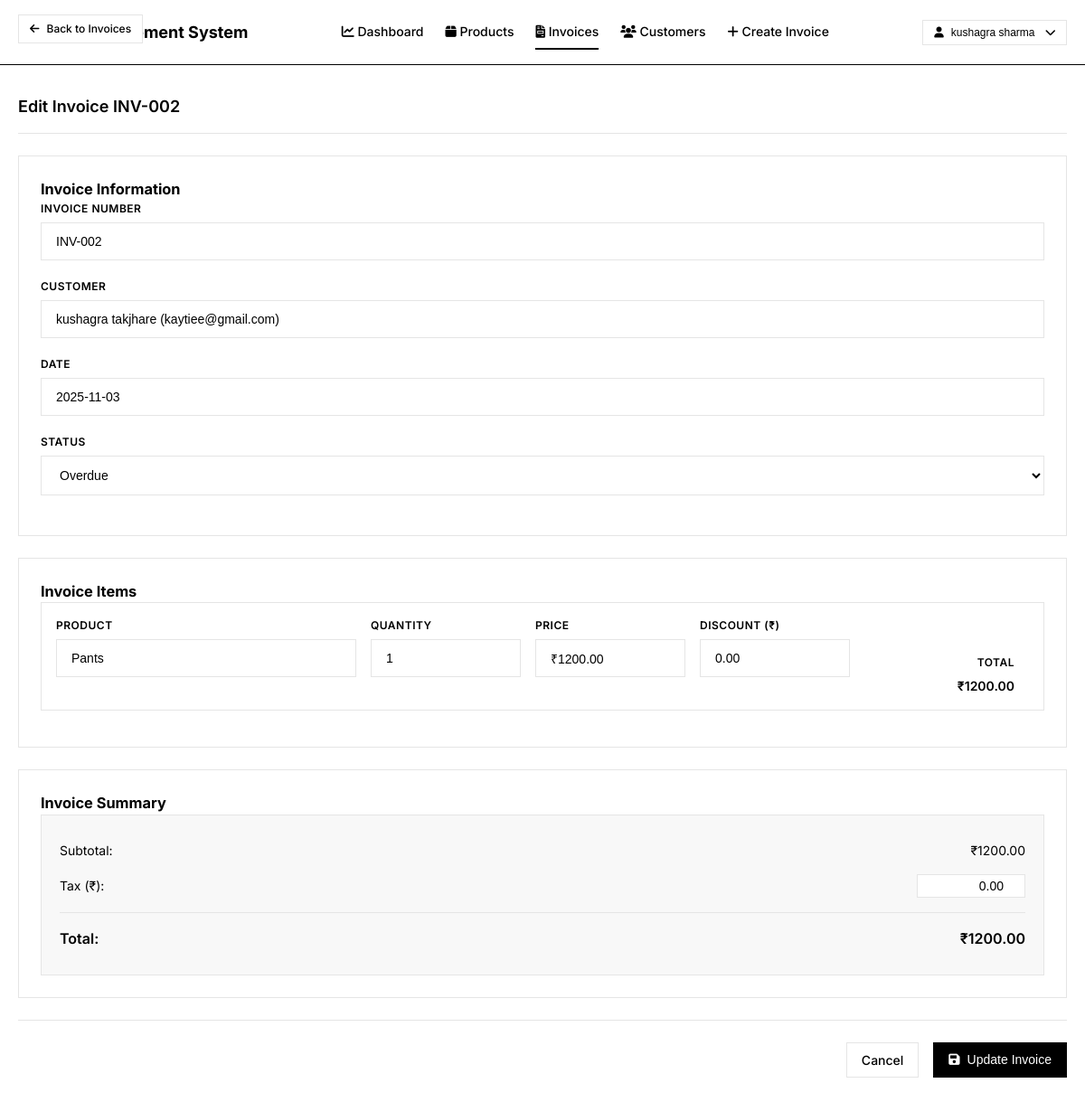
/seller/invoices/edit/INV-002 (signed in), run on the app's committed database.
### models.py (models this page shows, shortened)
class Invoice(db.Model):
    __tablename__ = 'invoices'
    invoice_no = db.Column(db.String(20), primary_key=True)  # INVOICE_NO
    invoice_datetime = db.Column(db.DateTime, nullable=False, default=datetime.utcnow)  # INVOICE_DATETIME
    status = db.Column(db.String(20), nullable=False, default='pending')  # STATUS
    tax = db.Column(db.Numeric(10, 2), nullable=False, default=0)  # TAX
    amount = db.Column(db.Numeric(10, 2), nullable=False)  # AMOUNT
    s_id = db.Column(db.String(10), db.ForeignKey('sellers.s_id'), nullable=False)  # S_ID (FK)
    c_id = db.Column(db.String(10), db.ForeignKey('customers.c_id'), nullable=False)  # C_ID (FK)
    invoice_items = db.relationship('InvoiceItem', backref='invoice', lazy=True, cascade='all, delete-orphan')
    @property
    def id(self):
        return self.invoice_no
    @property
    def date(self):
        return self.invoice_datetime.strftime('%Y-%m-%d')
    @property
    def customer_name(self):
        return self.customer.c_name
    @property
    def customer_email(self):
        return self.customer.c_email

class Customer(db.Model):
    __tablename__ = 'customers'
    c_id = db.Column(db.String(10), primary_key=True)    # C_ID
    c_name = db.Column(db.String(100), nullable=False)  # C_NAME
    c_email = db.Column(db.String(100), nullable=False, unique=True)  # C_EMAIL
    c_phone_no = db.Column(db.String(20), nullable=False)  # C_PHONE_NO
    c_address = db.Column(db.Text, nullable=False)       # C_ADDRESS
    password = db.Column(db.String(255), nullable=True, default='')  # PASSWORD (optional for customers)
    invoices = db.relationship('Invoice', backref='customer', lazy=True)

class InvoiceItem(db.Model):
    __tablename__ = 'invoice_items'
    item_id = db.Column(db.Integer, primary_key=True, autoincrement=True)  # ITEM_ID
    invoice_no = db.Column(db.String(20), db.ForeignKey('invoices.invoice_no'), nullable=False)  # INVOICE_NO (FK)
    p_id = db.Column(db.String(10), db.ForeignKey('products.p_id'), nullable=False)  # P_ID (FK)
    item_quantity = db.Column(db.Integer, nullable=False)  # ITEM_QUANTITY
    discount = db.Column(db.Numeric(10, 2), nullable=False, default=0)  # DISCOUNT
    @property
    def quantity(self):
        return self.item_quantity
    @property
    def product_name(self):
        return self.product.p_name
    @property
    def price(self):
        return self.product.p_price

class Product(db.Model):
    __tablename__ = 'products'
    p_id = db.Column(db.String(10), primary_key=True)    # P_ID
    p_name = db.Column(db.String(100), nullable=False)  # P_NAME
    p_price = db.Column(db.Numeric(10, 2), nullable=False)  # P_PRICE
    p_description = db.Column(db.Text, nullable=True)    # P_DESCRIPTION
    p_stock = db.Column(db.Integer, nullable=False, default=0)  # P_STOCK
    s_id = db.Column(db.String(10), db.ForeignKey('sellers.s_id'), nullable=False)  # S_ID (FK)
    invoice_items = db.relationship('InvoiceItem', backref='product', lazy=True)
    def to_dict(self):
        return {
            'id': self.p_id,
            'name': self.p_name,
            'price': float(self.p_price),
            'description': self.p_description,
            'stock': self.p_stock,
            'seller_id': self.s_id
        }

### app.py (the view, shortened to what this page needs)
@app.route('/seller/invoices/edit/<invoice_id>', methods=['GET', 'POST'])
@login_required
@role_required('seller')
def edit_invoice(invoice_id):
    invoice = Invoice.query.filter_by(invoice_no=invoice_id, s_id=session['user_id']).first()
    if not invoice:
        flash('Invoice not found', 'error')
        return redirect(url_for('seller_invoices'))
    products = Product.query.filter_by(s_id=session['user_id']).all()
    customers = Customer.query.all()
    products_data = [product.to_dict() for product in products]
    return render_template('seller/edit_invoice.html', invoice=invoice, products=products_data, customers=customers)

### app.py (called while the page is built)
def login_required(f):
    from functools import wraps
    @wraps(f)
    def decorated_function(*args, **kwargs):
        if 'user_id' not in session:
            return redirect(url_for('login'))
        return f(*args, **kwargs)
    return decorated_function

def role_required(role):
    def decorator(f):
        from functools import wraps
        @wraps(f)
        def decorated_function(*args, **kwargs):
            if 'user_role' not in session or session['user_role'] != role:
                flash('Access denied. Insufficient permissions.', 'error')
                return redirect(url_for('login'))
            return f(*args, **kwargs)
        return decorated_function
    return decorator

### templates/seller/edit_invoice.html (shortened to what this page needs)
{% extends "base.html" %}
{% block back_button %}
<a href="{{ url_for('seller_invoices') }}" class="btn btn-outline btn-sm back-btn">
    <i class="fas fa-arrow-left"></i>
    Back to Invoices
</a>
{% endblock %}
{% block content %}
<div class="dashboard">
    <div class="section-header">
        <h2 class="section-title">Edit Invoice {{ invoice.id }}</h2>
    </div>
    <form method="POST" class="invoice-form">
        <div class="card">
            <h3 class="form-section-title">Invoice Information</h3>
            <div class="form-group">
                <label class="form-label">Invoice Number</label>
                <input type="text" class="form-input" value="{{ invoice.id }}" readonly>
            </div>
            <div class="form-group">
                <label class="form-label">Customer</label>
                <input type="text" class="form-input" value="{{ invoice.customer_name }} ({{ invoice.customer_email }})" readonly>
            </div>
            <div class="form-group">
                <label class="form-label">Date</label>
                <input type="text" class="form-input" value="{{ invoice.date }}" readonly>
            </div>
            <div class="form-group">
                <label class="form-label">Status</label>
                <select name="status" class="form-input">
                    <option value="overdue" {% if invoice.status == 'overdue' %}selected{% endif %}>Overdue</option>
                </select>
            </div>
        </div>
        <div class="card">
            <h3 class="form-section-title">Invoice Items</h3>
            <div class="invoice-items">
                {% for item in invoice.invoice_items %}
                <div class="invoice-item">
                    <div class="item-row">
                        <div class="form-group">
                            <label class="form-label">Product</label>
                            <input type="text" class="form-input" value="{{ item.product_name }}" readonly>
                        </div>
                        <div class="form-group">
                            <label class="form-label">Quantity</label>
                            <input type="number" name="quantity_{{ item.item_id }}" class="form-input" value="{{ item.quantity }}" min="1" readonly>
                        </div>
                        <div class="form-group">
                            <label class="form-label">Price</label>
                            <input type="text" class="form-input" value="₹{{ "%.2f"|format(item.price) }}" readonly>
                        </div>
                        <div class="form-group">
                            <label class="form-label">Discount (₹)</label>
                            <input type="number" name="discount_{{ item.item_id }}" class="form-input" value="{{ "%.2f"|format(item.discount) }}" min="0" step="0.01">
                        </div>
                        <div class="item-total">
                            <label class="form-label">Total</label>
                            <div class="total-display">₹{{ "%.2f"|format((item.price * item.quantity) - item.discount) }}</div>
                        </div>
                    </div>
                </div>
                {% endfor %}
            </div>
        </div>
        <div class="card">
            <h3 class="form-section-title">Invoice Summary</h3>
            <div class="invoice-summary">
                <div class="summary-row">
                    <span>Subtotal:</span>
                    <span>₹{{ "%.2f"|format(invoice.amount - invoice.tax) }}</span>
                </div>
                <div class="summary-row">
                    <span>Tax (₹):</span>
                    <input type="number" name="tax" class="form-input tax-input" min="0" step="0.01" value="{{ "%.2f"|format(invoice.tax) }}">
                </div>
                <div class="summary-row total">
                    <span>Total:</span>
                    <span>₹{{ "%.2f"|format(invoice.amount) }}</span>
                </div>
            </div>
        </div>
        <div class="form-actions">
            <a href="{{ url_for('seller_invoices') }}" class="btn btn-outline">
                Cancel
            </a>
            <button type="submit" class="btn btn-primary">
                <i class="fas fa-save"></i>
                Update Invoice
            </button>
        </div>
    </form>
</div>
{% endblock %}

### static/css/style.css (style rules this page uses)
* { margin: 0; padding: 0; box-sizing: border-box; }
body { font-family: 'Inter', -apple-system, BlinkMacSystemFont, 'Segoe UI', sans-serif; background-color: #ffffff; color: #000000; line-height: 1.5; font-size: 14px; }
.dashboard { max-width: 100%; }
.section-header { display: flex; justify-content: space-between; align-items: center; margin-bottom: 24px; padding-bottom: 16px; border-bottom: 1px solid #e5e5e5; }
.section-title { font-size: 18px; font-weight: 600; color: #000000; }
.card { background-color: #ffffff; border: 1px solid #e5e5e5; border-radius: 0; padding: 24px; margin-bottom: 24px; }
.btn { display: inline-flex; align-items: center; gap: 8px; padding: 8px 16px; border: 1px solid #000000; background-color: #ffffff; color: #000000; text-decoration: none; font-size: 14px; font-weight: 500; cursor: pointer; transition: all 0.2s; border-radius: 0; }
.btn-primary { background-color: #000000; color: #ffffff; }
.btn-outline { background-color: #ffffff; color: #000000; border-color: #e5e5e5; }
.btn-sm { padding: 6px 12px; font-size: 12px; }
.form-group { margin-bottom: 20px; }
.form-label { display: block; font-size: 12px; font-weight: 600; color: #000000; margin-bottom: 6px; text-transform: uppercase; letter-spacing: 0.5px; }
.form-input { width: 100%; padding: 12px 16px; border: 1px solid #e5e5e5; background-color: #ffffff; color: #000000; font-size: 14px; border-radius: 0; transition: border-color 0.2s; }
.btn.btn-sm { min-width: 32px; }
.invoice-item { border: 1px solid #e5e5e5; padding: 16px; margin-bottom: 16px; }
.item-row { display: grid; grid-template-columns: 2fr 1fr 1fr 1fr 1fr auto; gap: 16px; align-items: end; }
.item-total { text-align: right; }
.total-display { font-size: 14px; font-weight: 600; color: #000000; }
.invoice-summary { background-color: #f8f8f8; padding: 20px; border: 1px solid #e5e5e5; }
.summary-row { display: flex; justify-content: space-between; align-items: center; padding: 8px 0; font-size: 14px; }
.summary-row.total { font-weight: 600; font-size: 16px; border-top: 1px solid #e5e5e5; margin-top: 8px; padding-top: 16px; }
.tax-input { width: 120px; padding: 4px 8px; text-align: right; }
.form-actions { display: flex; gap: 16px; justify-content: flex-end; margin-top: 24px; padding-top: 24px; border-top: 1px solid #e5e5e5; }
.back-btn { position: absolute; top: 16px; left: 20px; z-index: 10; }

### data on the page
Invoice: id "INV-002", date "2025-11-03", status "Overdue", invoice.amount-invoice.tax "1200.00", tax "0.00", amount "1200.00"
Customer: customer_name "kushagra takjhare (kaytiee@gmail.com)"
InvoiceItem: product_name "Pants", quantity "1", discount "0.00"
Product: p_price "₹1200.00", (item.price*item.quantity)-item.discount "1200.00"

### other printed values
{{ session.user_name }} "kushagra sharma"
